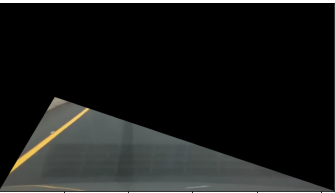
#> input picture left.png, 335 x 193 px, given in place of highway-401-toronto-canada-driving.mp4, which was not available
$ python my_model.py
#> lines starting #> are read from the running program, lines starting #| are printed output that depends on the picture; after the words box and inside, x2 and y2 are one past the last pixel; in counts of white or black regions, pixels touching at a corner belong together; pictures that were not available may be replaced by others from this repository, and a replacement may not be noted
#> further down, image is the input picture: shape (193, 335, 3); mean B, G, R 26.3, 27.5, 26.5
#!/usr/bin/env python3
# -*- coding: utf-8 -*-
"""
Created on Tue Apr 20 10:10:54 2021

@author: tural
"""

import cv2
import numpy as np


def marked(img,vertices): # function for creating some triangle on picture
    mask = np.zeros_like(img)
    match_mask_color = 255
    cv2.fillPoly(mask,vertices,match_mask_color)
    masked_image = cv2.bitwise_and(img,mask)
    return masked_image

def line(image):
    hegiht = image.shape[0]
#> hegiht = 193
    width = image.shape[1]
#> width = 335
    region_of_intrest_vertices1 = [ #function for making triangle1 params
            (0,hegiht),
            (width/6,hegiht/2),
            (width,hegiht)
            ]
#> region_of_intrest_vertices1 = [(0, 193), (55.83, 96.5), (335, 193)]

    region_of_intrest_vertices2 = [ #triangle2 params
            (0,hegiht),
            (width/2,hegiht/2.2),
            (width,hegiht)
            ]
#> region_of_intrest_vertices2 = [(0, 193), (167.5, 87.73), (335, 193)]


    gray = cv2.cvtColor(image,cv2.COLOR_BGR2GRAY) # For shape detection we should conver to gray

    edges = cv2.Canny(gray,255,255) # image shape detected
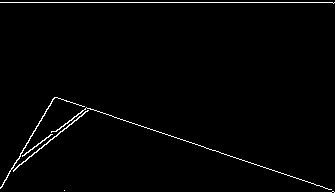
#> edges: shape (193, 335); 2.1% white in thin lines or dots


    cropped_image1 = marked(edges,
                                      np.array([region_of_intrest_vertices1], np.int32)) #triangle1
#> in marked, `cv2.fillPoly(mask,vertices,match_mask_color)`:
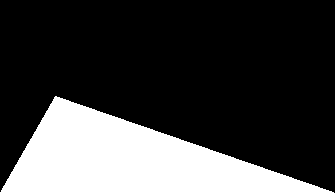
#> mask: shape (193, 335); 25.3% white; 1 white region, box (x1, y1, x2, y2) and area: (0, 96, 334, 193) 16339
#> in marked, `masked_image = cv2.bitwise_and(img,mask)`:
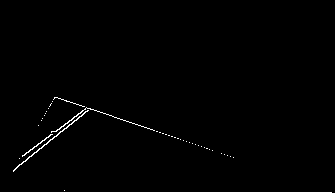
#> masked_image: shape (193, 335); 1.1% white in thin lines or dots, all inside (x1, y1, x2, y2) = (0, 97, 332, 193)

    cropped_image2 = marked(edges,
                                      np.array([region_of_intrest_vertices2], np.int32)) # triangle2
#> in marked (call 2), `cv2.fillPoly(mask,vertices,match_mask_color)`:
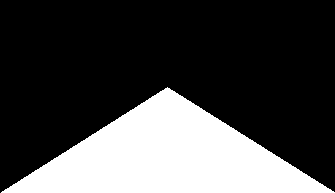
#> mask: shape (193, 335); 27.6% white; 1 white region, box (x1, y1, x2, y2) and area: (1, 87, 335, 193) 17816
#> in marked (call 2), `masked_image = cv2.bitwise_and(img,mask)`:
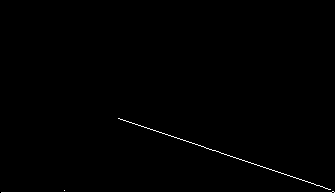
#> masked_image: shape (193, 335); 0.85% white in thin lines or dots, all inside (x1, y1, x2, y2) = (1, 118, 335, 193)

    lines1 = cv2.HoughLinesP(cropped_image1,1,np.pi/180, 50,minLineLength=10,maxLineGap=300) #line for left side
#> lines1 = [[0, 192, 331, 192], [56, 97, 233, 157], [13, 170, 87, 110], [24, 155, 87, 108]]

    lines2 = cv2.HoughLinesP(cropped_image2,1,np.pi/180, 50,minLineLength=10,maxLineGap=300) # line for right side
#> lines2 = [[1, 192, 334, 192], [134, 123, 333, 191]]
    # Then we are making lines for each section and apply on our frame
    for line1 in lines1:
        x1_1,y1_1,x2_1,y2_1 = line1[0]

        cv2.line(image,(x1_1,y1_1),(x2_1,y2_1),(0,255,0),3 )
#> this loop made 4 passes
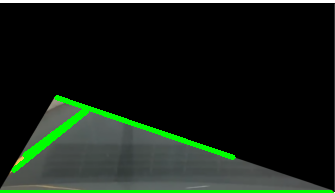
#> image: shape (193, 335, 3); 4.24% of pixels changed, all inside (x1, y1, x2, y2) = (0, 95, 334, 193)


    for line2 in lines2:
        x1_2,y1_2,x2_2,y2_2 = line2[0]
        cv2.line(image,(x1_2,y1_2),(x2_2,y2_2),(0,255,0),3 )
#> this loop made 2 passes
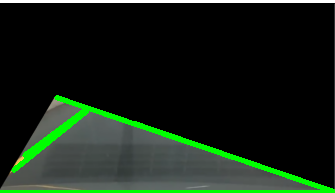
#> image: shape (193, 335, 3); 0.85% of pixels changed, all inside (x1, y1, x2, y2) = (135, 121, 335, 193)


    return image
cap = cv2.VideoCapture("highway-401-toronto-canada-driving.mp4")

while True:
    ret, image = cap.read()
# while video starting some ADV. occurs and it made error while finding edge for avioding it i used try method
    try:
        frame = line(image)
        cv2.imshow("frame",frame)
    except:
        cv2.imshow("frame",image)


    if cv2.waitKey(20) & 0xFF == ord('q'):
#> (key q is pressed here)
        break


cap.release()
cv2.destroyAllWindows()

$ run again, on right.png
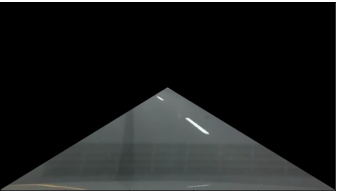
#> input picture right.png, 337 x 191 px, given in place of highway-401-toronto-canada-driving.mp4, which was not available
#> image is the input picture: shape (191, 337, 3); mean B, G, R 27.3, 27.7, 26.1
#> edges: shape (191, 337); 1.8% white in thin lines or dots
#> mask: shape (191, 337); 25.3% white; 1 white region, box (x1, y1, x2, y2) and area: (0, 95, 336, 191) 16268
#> masked_image: shape (191, 337); 0.34% white in thin lines or dots, all inside (x1, y1, x2, y2) = (1, 116, 334, 191)
#> mask: shape (191, 337); 27.6% white; 1 white region, box (x1, y1, x2, y2) and area: (1, 86, 337, 191) 17756
#> masked_image: shape (191, 337); 0.77% white in thin lines or dots, all inside (x1, y1, x2, y2) = (1, 87, 337, 191)
#> lines1 = [[1, 189, 119, 116]]
#> lines2 = [[166, 87, 301, 168], [70, 147, 166, 88], [184, 98, 336, 190]]
#> the loop in line, `for line1 in lines1:` made 1 pass
#> after the loop in line, `for line1 in lines1:`:
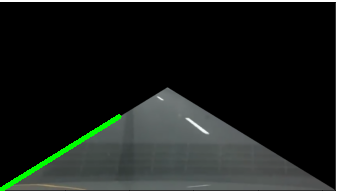
#> image: shape (191, 337, 3); 1.1% of pixels changed, all inside (x1, y1, x2, y2) = (0, 114, 122, 191)
#> the loop in line, `for line2 in lines2:` made 3 passes
#> after the loop in line, `for line2 in lines2:`:
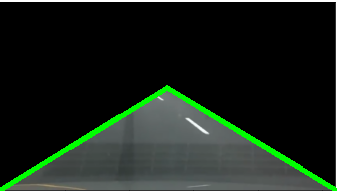
#> image: shape (191, 337, 3); 2.11% of pixels changed, all inside (x1, y1, x2, y2) = (71, 85, 337, 191)
